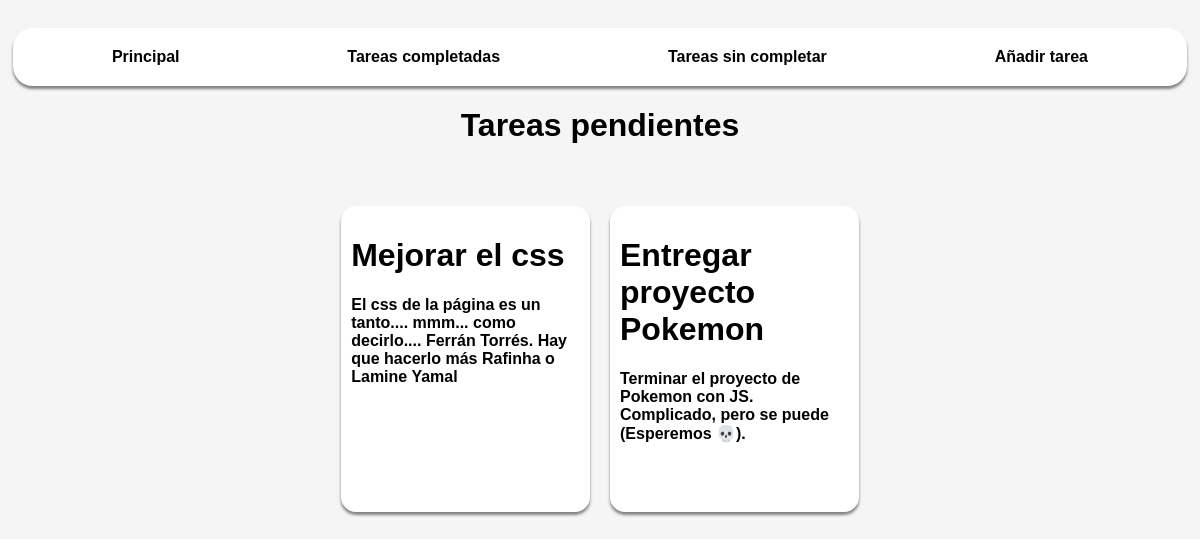
The page /tasks/pending/ on the database as committed earlier.
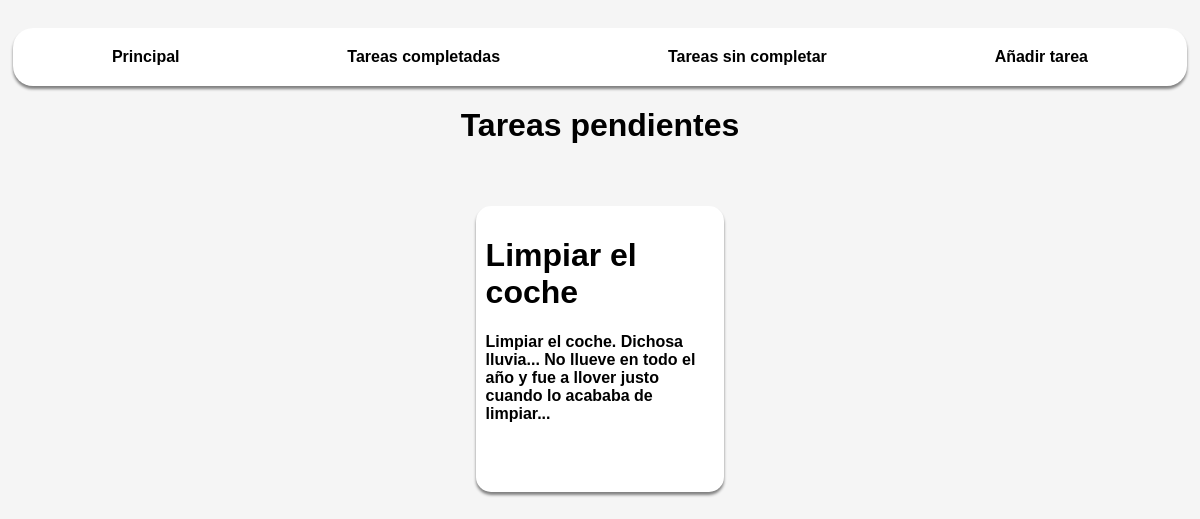
The same page on the database as committed later.
### tasks/models.py (models this page shows, shortened)
class Task(models.Model):
    name = models.CharField(max_length=100)
    description = models.TextField(blank=True)
    slug = models.SlugField(max_length=120, unique=True)
    done = models.BooleanField(default=False)
    complete_before = models.DateTimeField(blank=True, null=True)
    created_at = models.DateTimeField(auto_now_add=True)
    updated_at = models.DateTimeField(auto_now=True)

### tasks/views.py (the view)
# urls.py: path('pending/', views.pending, name='pending'),
def pending(request):
    tasks = Task.objects.filter(done=False)
    title = 'Tareas pendientes'
    return render(request, 'tasks/task_status.html', {'tasks': tasks, 'title': title})

### tasks/templates/tasks/task_status.html (shortened to what this page needs)
{% load static %}
<!DOCTYPE html>
<html lang="en">
<head>
  <link rel="stylesheet" href="{% static 'tasks/tasklist.css' %}">
</head>
{% block body %}
<nav>
  <a href="{% url 'tasks:task-list' %}" target="_blank">Principal</a>
  <a href="{% url 'tasks:done' %}" target="_blank">Tareas completadas</a>
  <a href="{% url 'tasks:pending' %}" target="_blank">Tareas sin completar</a>
  <a href="{% url 'tasks:add' %}">Añadir tarea</a>
</nav>
  <h1>{{ title }}</h1>
  <tasks>
    {% for task in tasks %}
      <task>
        <h1>{{ task.name }}</h1>
        <p>{{ task.description }}</p>
        <taskoptions>
          <a class="details" href={% url 'tasks:details' task.slug %} target="_blank"> 🛈 </a>
            {% if task.done %}
              <a class="pending" href="{% url 'tasks:toggle' task.slug%}">✕</a>
            {% else %}
              <a class="done" href="{% url 'tasks:toggle' task.slug%}">✓</a>
            {% endif %}
          <a class="edit" href={% url 'tasks:edit' task.slug %}> ✎ </a>
          <a class="delete" href={% url 'tasks:delete' task.slug %}>🗑</a>
        </taskoptions>
      </task>
    {% endfor %}
    </tasks>
{% endblock body %}
</body>
</html>

Rows that differ between the two databases and show on the page:
no longer on this page (row edited): Task: name "Mejorar el css", description "El css de la página es un tanto.... mmm... como decirlo.... Ferrán Torrés. Hay que hacerlo más Rafinha o Lamine Yamal"
removed Task: name "Entregar proyecto Pokemon", description "Terminar el proyecto de Pokemon con JS. Complicado, pero se puede (Esperemos 💀)."
added Task: name "Limpiar el coche", description "Limpiar el coche. Dichosa lluvia... No llueve en todo el año y fue a llover justo cuando lo acababa de limpiar..."
